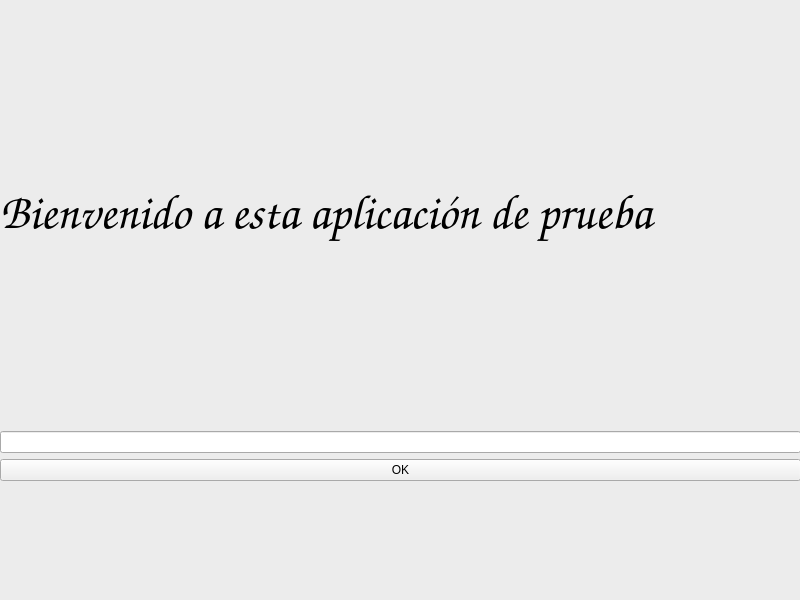
<?xml version="1.0" encoding="UTF-8"?>
<ui version="4.0">
 <class>VentanaPrincipal</class>
 <widget class="QMainWindow" name="VentanaPrincipal">
  <property name="geometry">
   <rect>
    <x>0</x>
    <y>0</y>
    <width>800</width>
    <height>600</height>
   </rect>
  </property>
  <property name="palette">
   <palette>
    <active>
     <colorrole role="Window">
      <brush brushstyle="SolidPattern">
       <color alpha="255">
        <red>0</red>
        <green>240</green>
        <blue>10</blue>
       </color>
      </brush>
     </colorrole>
    </active>
    <inactive>
     <colorrole role="Window">
      <brush brushstyle="SolidPattern">
       <color alpha="255">
        <red>236</red>
        <green>236</green>
        <blue>236</blue>
       </color>
      </brush>
     </colorrole>
    </inactive>
    <disabled>
     <colorrole role="Window">
      <brush brushstyle="SolidPattern">
       <color alpha="255">
        <red>0</red>
        <green>240</green>
        <blue>10</blue>
       </color>
      </brush>
     </colorrole>
    </disabled>
   </palette>
  </property>
  <property name="windowTitle">
   <string>VentanaPrincipal</string>
  </property>
  <widget class="QWidget" name="centralwidget">
   <widget class="QWidget" name="verticalLayoutWidget">
    <property name="geometry">
     <rect>
      <x>0</x>
      <y>0</y>
      <width>801</width>
      <height>481</height>
     </rect>
    </property>
    <layout class="QVBoxLayout" name="verticalLayout">
     <item>
      <widget class="QLabel" name="texto_bienvenida">
       <property name="font">
        <font>
         <family>Comic Sans MS</family>
         <pointsize>36</pointsize>
         <italic>true</italic>
         <bold>true</bold>
         <underline>false</underline>
         <strikeout>false</strikeout>
        </font>
       </property>
       <property name="text">
        <string>Bienvenido a esta aplicación de prueba</string>
       </property>
      </widget>
     </item>
     <item>
      <widget class="QLineEdit" name="entrada_texto"/>
     </item>
     <item>
      <widget class="QPushButton" name="boton_ok">
       <property name="text">
        <string>OK</string>
       </property>
      </widget>
     </item>
    </layout>
   </widget>
  </widget>
 </widget>
 <resources/>
 <connections/>
</ui>
